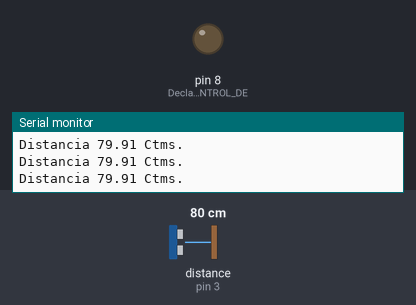
This sketch was run on a simulated Arduino Uno, built with avr-gcc and run on an emulated ATmega328P. Parts: output pins drawn as LEDs (lit = HIGH), the last lines printed to the serial monitor. Wiring (inferred from the names in the program): ultrasonic range finder: trigger pin 2; echo pin 3. Inputs (shaded band) come from the test bench; at power-on: distance to the obstacle (sensor on pin 3) 80 cm. The echo pulse lasts 58.3 µs per cm; pins used as bus, display or sensor lines are not drawn.

Above: at 1.2 s.
1.3 s: distance to the obstacle (sensor on pin 3) set to 9 cm
2.8 s: distance to the obstacle (sensor on pin 3) set to 6 cm
At 3.5 s:
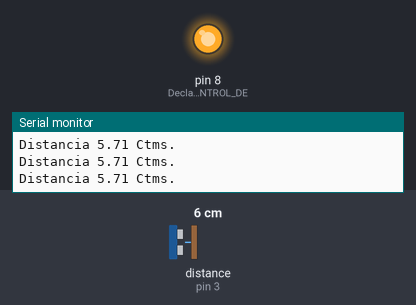
4.4 s: distance to the obstacle (sensor on pin 3) set to 18 cm
At 5.5 s:
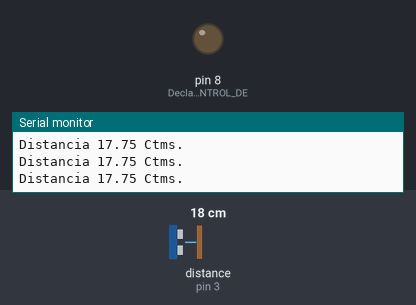
Timing chart, 0 to 7.4 s (numbered marks = the images above; inputs shaded):
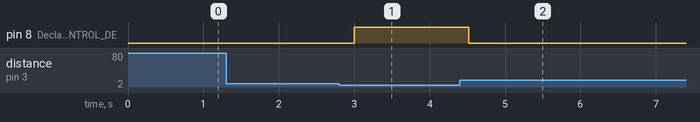

Measured:
- the behaviour switches between 8 and 7 cm on distance to the obstacle (sensor on pin 3) (found by bisection; images 0 and 1)
- after the input at 2.8 s, pin 8 (Declaro_pin_de_CONTROL_DE): LOW → HIGH after 0.20 s
- after the input at 4.4 s, pin 8 (Declaro_pin_de_CONTROL_DE): HIGH → LOW after 0.12 s

The sketch:

Secamanos_de_aire_caliente.ino
```cpp
/*
Proyecto realizado por Bernardo Cruz.

Canal de YouTube donde seguir el curso en el que realizamos
todos los proyectos que puedas ver en mi página de TinkerCAD:
Youtube:   http://www.youtube.com/c/BernardoVB

Tienda de Amazon de mi canal en la que puedes adquirir
cualquier artículo para tus proyectos de Arduino (No dejes de
visitar el escaparate "ARDUINO, ROBÓTICA Y ELECTRÓNICA":
https://www.amazon.es/shop/bernardocruz

Capítulo del ejercicio en el curso de Arduino de YouTube:


________________________________
*/
float Tiempo;     //Variable que almacena el tiempo recogido en Echo
float Distancia;  //Variable que almacena la distancia recorrida

void setup()  {
  Serial.begin(9600);   //Inicializo el puerto serie
  pinMode(2, OUTPUT);   //Declaro pin de TRIGGER como salida
  pinMode(3, INPUT);    //Declaro pin de ECHO como entrada
  pinMode(8, OUTPUT);   //Declaro pin de CONTROL DEL RELÉ como salida
}

void loop() {
  //Pongo ambos pines del sensor ultrasónico en LOW para inicializarlo y que
  //haga un lanzamiento limpio
  digitalWrite(2, LOW);
  digitalWrite(3, LOW);
  //Espero el tiempo que establece el fabricante, antes de ejecutar el lanzamiento
  delayMicroseconds(5);

  //Activo el pin del trigger (2) para ejecutar el lanzamiento ultrasónico
  digitalWrite(2, HIGH);
  //Espero el tiempo que establece el fabricante para que se realice el lanzamiento
  delayMicroseconds(10);
  //Desactivo el pin del Trigger (2) y con ello detengo el lanzamiento ultrasónico
  //y el pin del Echo (3) se activa automáticamente y recoge el tiempo que tarda
  //el ultrasonido en ir y regresar cuando choca con un obstáculo
  digitalWrite(2, LOW);

  //Recojo en la variable 'Tiempo', el tiempo almacenado en el sensor, mediante
  //la función 'pulseIn'
  Tiempo = pulseIn(3, HIGH);

  //A partir del tiempo recogido, calculo la distancia recorrida y la guardo
  //en la variable 'Distancia'
  Distancia = (0.0344 * Tiempo) / 2;

  //Hacemos una pausa necesaria para un eficaz siguiente lanzamiento
  delay(100);

  //Vemos los resultados en el puerto serie
  Serial.print("Distancia ");
  Serial.print(Distancia);
  Serial.println(" Ctms.");

  //Si acercamos las manos a menos de 7 Ctms. del sensor ultrasónico, se ha de
  //poner en marcha el secamanos, así que activamos el relé para que lo encienda.
  //Mientras las manos estén a más de 7 Ctms. del sensor, el relé debe de estar
  //desactivado para mantener el secamanos apagado.
  if (Distancia <= 7)   {
    digitalWrite(8, HIGH);  }
  else  {
    digitalWrite(8, LOW);   }
}
```
